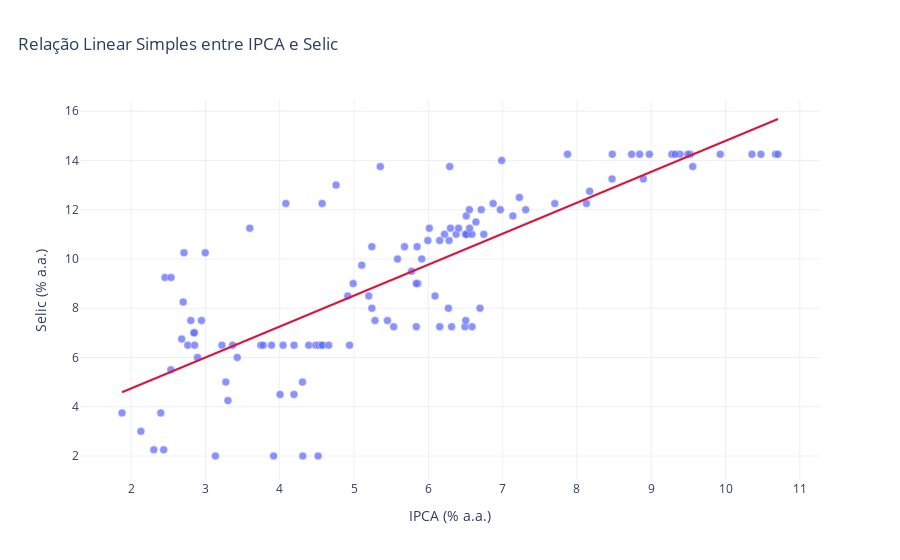

The code cell stored with this chart in its notebook:
### Markdown cell above
#### 3.2 Plotar Regressão Linear Simples — Estendido (2011–2020)

### Code cell
import plotly.express as px
import plotly.graph_objects as go

fig = px.scatter(
    df_extendido,
    x='ipca',
    y='selic',
    trendline='ols',
    trendline_color_override='crimson',
    labels={'ipca': 'IPCA (% a.a.)', 'selic': 'Selic (% a.a.)'},
    title='Relação Linear Simples entre IPCA e Selic',
    template='plotly_white',
    opacity=0.75
)

# Marcadores mais legíveis
fig.update_traces(marker=dict(size=8, line=dict(width=0.5, color='white')))

# Equação e R² do OLS
try:
    res = px.get_trendline_results(fig).iloc[0]['px_fit_results']
    b0 = res.params.get('const', float('nan'))
    b1 = res.params.get('ipca', float('nan'))
    r2 = res.rsquared
    eq = f"Selic = {b0:.2f} + {b1:.2f} × IPCA   (R²={r2:.2f})"
    fig.add_annotation(xref='paper', yref='paper', x=0.02, y=1.12, text=eq,
                       showarrow=False, font=dict(size=12, color='crimson'))
except Exception:
    pass

fig.update_layout(
    title=dict(x=0.02, xanchor='left'),
    hovermode='closest',
    legend=dict(orientation='h', yanchor='bottom', y=1.02, xanchor='right', x=1),
)
fig.update_xaxes(showgrid=True, zeroline=False)
fig.update_yaxes(showgrid=True, zeroline=False)

fig.show()

### Figure 1 — Plotly figure (JSON) as saved in the notebook; plotly's stock layout.template omitted (floating-point values rounded to 4 significant figures)
{"data": [{"hovertemplate": "IPCA (% a.a.)=%{x}<br>Selic (% a.a.)=%{y}<extra></extra>", "legendgroup": "", "marker": {"color": "#636efa", "line": {"color": "white", "width": 0.5}, "opacity": 0.75, "size": 8, "symbol": "circle"}, "mode": "markers", "name": "", "orientation": "v", "showlegend": false, "type": "scatter", "x": [5.993, 6.014, 6.299, 6.51, 6.553, 6.713, 6.873, 7.225, 7.311, 6.97, 6.641, 6.503, 6.218, 5.849, 5.24, 5.104, 4.989, 4.916, 5.199, 5.241, 5.282, 5.45, 5.534, 5.839, 6.154, 6.313, 6.589, 6.493, 6.504, 6.696, 6.271, 6.091, 5.859, 5.838, 5.774, 5.911, 5.585, 5.68, 6.153, 6.28, 6.375, 6.524, 6.502, 6.513, 6.746, 6.587, 6.555, 6.408, 7.138, 7.702, 8.129, 8.172, 8.473, 8.894, 9.559, 9.526, 9.493, 9.929, 10.48, 10.67, 10.71, 10.36, 9.387, 9.278, 9.322, 8.844, 8.736, 8.975, 8.476, 7.874, 6.987, 6.288, 5.354, 4.759, 4.571, 4.083, 3.597, 2.998, 2.711, 2.456, 2.538, 2.701, 2.804, 2.947, 2.855, 2.845, 2.681, 2.763, 2.855, 4.391, 4.485, 4.193, 4.526, 4.557, 4.046, 3.745, 3.777, 3.89, 4.575, 4.941, 4.658, 3.366, 3.222, 3.429, 2.894, 2.535, 3.275, 4.306, 4.192, 4.005, 3.303, 2.399, 1.877, 2.132, 2.305, 2.438, 3.135, 3.918, 4.311, 4.517], "xaxis": "x", "y": [10.75, 11.25, 11.25, 11.75, 12, 12, 12.25, 12.5, 12, 12, 11.5, 11, 11, 10.5, 10.5, 9.75, 9, 8.5, 8.5, 8, 7.5, 7.5, 7.25, 7.25, 7.25, 7.25, 7.25, 7.25, 7.5, 8, 8, 8.5, 9, 9, 9.5, 10, 10, 10.5, 10.75, 10.75, 11, 11, 11, 11, 11, 11, 11.25, 11.25, 11.75, 12.25, 12.25, 12.75, 13.25, 13.25, 13.75, 14.25, 14.25, 14.25, 14.25, 14.25, 14.25, 14.25, 14.25, 14.25, 14.25, 14.25, 14.25, 14.25, 14.25, 14.25, 14, 13.75, 13.75, 13, 12.25, 12.25, 11.25, 10.25, 10.25, 9.25, 9.25, 8.25, 7.5, 7.5, 7, 7, 6.75, 6.5, 6.5, 6.5, 6.5, 6.5, 6.5, 6.5, 6.5, 6.5, 6.5, 6.5, 6.5, 6.5, 6.5, 6.5, 6.5, 6, 6, 5.5, 5, 5, 4.5, 4.5, 4.25, 3.75, 3.75, 3, 2.25, 2.25, 2, 2, 2, 2], "yaxis": "y"}, {"hovertemplate": "<b>OLS trendline</b><br>selic = 1.25657 * ipca + 2.2304<br>R<sup>2</sup>=0.632194<br><br>IPCA (% a.a.)=%{x}<br>Selic (% a.a.)=%{y} <b>(trend)</b><extra></extra>", "legendgroup": "", "line": {"color": "crimson"}, "marker": {"color": "#636efa", "line": {"color": "white", "width": 0.5}, "size": 8, "symbol": "circle"}, "mode": "lines", "name": "", "showlegend": false, "type": "scatter", "x": [1.877, 2.132, 2.305, 2.399, 2.438, 2.456, 2.535, 2.538, 2.681, 2.701, 2.711, 2.763, 2.804, 2.845, 2.855, 2.855, 2.894, 2.947, 2.998, 3.135, 3.222, 3.275, 3.303, 3.366, 3.429, 3.597, 3.745, 3.777, 3.89, 3.918, 4.005, 4.046, 4.083, 4.192, 4.193, 4.306, 4.311, 4.391, 4.485, 4.517, 4.526, 4.557, 4.571, 4.575, 4.658, 4.759, 4.916, 4.941, 4.989, 5.104, 5.199, 5.24, 5.241, 5.282, 5.354, 5.45, 5.534, 5.585, 5.68, 5.774, 5.838, 5.839, 5.849, 5.859, 5.911, 5.993, 6.014, 6.091, 6.153, 6.154, 6.218, 6.271, 6.28, 6.288, 6.299, 6.313, 6.375, 6.408, 6.493, 6.502, 6.503, 6.504, 6.51, 6.513, 6.524, 6.553, 6.555, 6.587, 6.589, 6.641, 6.696, 6.713, 6.746, 6.873, 6.97, 6.987, 7.138, 7.225, 7.311, 7.702, 7.874, 8.129, 8.172, 8.473, 8.476, 8.736, 8.844, 8.894, 8.975, 9.278, 9.322, 9.387, 9.493, 9.526, 9.559, 9.929, 10.36, 10.48, 10.67, 10.71], "xaxis": "x", "y": [4.59, 4.91, 5.127, 5.245, 5.294, 5.316, 5.416, 5.419, 5.599, 5.625, 5.638, 5.702, 5.754, 5.805, 5.818, 5.818, 5.866, 5.934, 5.998, 6.17, 6.279, 6.345, 6.381, 6.461, 6.539, 6.75, 6.937, 6.976, 7.119, 7.154, 7.263, 7.314, 7.36, 7.498, 7.499, 7.641, 7.648, 7.748, 7.866, 7.907, 7.917, 7.956, 7.974, 7.98, 8.084, 8.21, 8.407, 8.439, 8.5, 8.644, 8.763, 8.815, 8.815, 8.868, 8.958, 9.079, 9.184, 9.249, 9.367, 9.486, 9.566, 9.567, 9.58, 9.592, 9.658, 9.761, 9.788, 9.884, 9.962, 9.964, 10.04, 10.11, 10.12, 10.13, 10.15, 10.16, 10.24, 10.28, 10.39, 10.4, 10.4, 10.4, 10.41, 10.41, 10.43, 10.46, 10.47, 10.51, 10.51, 10.58, 10.64, 10.67, 10.71, 10.87, 10.99, 11.01, 11.2, 11.31, 11.42, 11.91, 12.12, 12.44, 12.5, 12.88, 12.88, 13.21, 13.34, 13.41, 13.51, 13.89, 13.94, 14.03, 14.16, 14.2, 14.24, 14.71, 15.24, 15.39, 15.64, 15.68], "yaxis": "y"}], "layout": {"hovermode": "closest", "legend": {"orientation": "h", "tracegroupgap": 0, "x": 1, "xanchor": "right", "y": 1.02, "yanchor": "bottom"}, "title": {"text": "Relação Linear Simples entre IPCA e Selic", "x": 0.02, "xanchor": "left"}, "xaxis": {"anchor": "y", "domain": [0, 1], "showgrid": true, "title": {"text": "IPCA (% a.a.)"}, "zeroline": false}, "yaxis": {"anchor": "x", "domain": [0, 1], "showgrid": true, "title": {"text": "Selic (% a.a.)"}, "zeroline": false}}}
